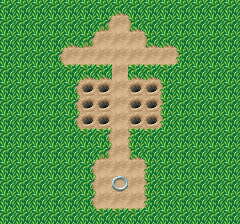

A level layout from a 2D game, rendered from its tile map. Below: a short description, then the map file with its tile-grid data intact:
An orthogonal 15x14 tile map with 16x16 px tiles, 1 tile layer (tiles), 5 hidden layers not drawn.

<map version="1.9" tiledversion="1.9.2" orientation="orthogonal" renderorder="right-down" width="15" height="14" tilewidth="16" tileheight="16" infinite="0" nextlayerid="7" nextobjectid="1">
 <tileset firstgid="1" source="../graphics/tiles/main_tile.tsx" />
 <layer id="1" name="tiles" width="15" height="14">
  <data encoding="csv">
13,13,13,13,13,13,13,15,13,13,13,13,13,13,13,
13,13,13,13,13,13,23,27,19,13,13,13,13,13,13,
13,13,13,13,15,23,27,27,27,19,15,13,13,13,13,
13,13,13,22,27,27,27,27,27,27,27,18,13,13,13,
13,13,13,13,26,16,16,27,16,16,26,13,13,13,13,
13,13,13,13,22,2,2,27,2,2,18,13,13,13,13,
13,13,13,13,22,2,2,27,2,2,18,13,13,13,13,
13,13,13,13,22,2,2,27,2,2,18,13,13,13,13,
13,13,13,13,13,26,25,27,20,26,13,13,13,13,13,
13,13,13,13,13,13,23,27,19,13,13,13,13,13,13,
13,13,13,13,13,22,27,27,27,18,13,13,13,13,13,
13,13,13,13,13,22,27,33,27,18,13,13,13,13,13,
13,13,13,13,13,22,27,27,27,18,13,13,13,13,13,
13,13,13,13,13,13,26,26,26,13,13,13,13,13,13
</data>
 </layer>
 <layer id="6" name="trap" width="15" height="14" visible="0">
  <data encoding="csv">
0,0,0,0,0,0,0,0,0,0,0,0,0,0,0,
0,0,0,0,0,0,0,0,0,0,0,0,0,0,0,
0,0,0,0,0,0,0,0,0,0,0,0,0,0,0,
0,0,0,0,0,0,0,0,0,0,0,0,0,0,0,
0,0,0,0,0,0,0,0,0,0,0,0,0,0,0,
0,0,0,0,0,0,0,34,0,0,0,0,0,0,0,
0,0,0,0,0,0,0,34,0,0,0,0,0,0,0,
0,0,0,0,0,0,0,34,0,0,0,0,0,0,0,
0,0,0,0,0,0,0,0,0,0,0,0,0,0,0,
0,0,0,0,0,0,0,0,0,0,0,0,0,0,0,
0,0,0,0,0,0,0,0,0,0,0,0,0,0,0,
0,0,0,0,0,0,0,0,0,0,0,0,0,0,0,
0,0,0,0,0,0,0,0,0,0,0,0,0,0,0,
0,0,0,0,0,0,0,0,0,0,0,0,0,0,0
</data>
 </layer>
 <layer id="5" name="player" width="15" height="14" visible="0">
  <data encoding="csv">
0,0,0,0,0,0,0,0,0,0,0,0,0,0,0,
0,0,0,0,0,0,0,0,0,0,0,0,0,0,0,
0,0,0,0,0,0,0,0,0,0,0,0,0,0,0,
0,0,0,0,0,0,0,0,0,0,0,0,0,0,0,
0,0,0,0,0,0,0,0,0,0,0,0,0,0,0,
0,0,0,0,0,0,0,0,0,0,0,0,0,0,0,
0,0,0,0,0,0,0,0,0,0,0,0,0,0,0,
0,0,0,0,0,0,0,0,0,0,0,0,0,0,0,
0,0,0,0,0,0,0,0,0,0,0,0,0,0,0,
0,0,0,0,0,0,0,0,0,0,0,0,0,0,0,
0,0,0,0,0,0,0,0,0,0,0,0,0,0,0,
0,0,0,0,0,0,0,32,0,0,0,0,0,0,0,
0,0,0,0,0,0,0,0,0,0,0,0,0,0,0,
0,0,0,0,0,0,0,0,0,0,0,0,0,0,0
</data>
 </layer>
 <layer id="3" name="level_trigger" width="15" height="14" visible="0">
  <data encoding="csv">
0,0,0,0,0,0,0,0,0,0,0,0,0,0,0,
0,0,0,0,0,0,0,0,0,0,0,0,0,0,0,
0,0,0,0,0,0,0,30,0,0,0,0,0,0,0,
0,0,0,0,0,0,0,0,0,0,0,0,0,0,0,
0,0,0,0,0,0,0,0,0,0,0,0,0,0,0,
0,0,0,0,0,0,0,0,0,0,0,0,0,0,0,
0,0,0,0,0,0,0,0,0,0,0,0,0,0,0,
0,0,0,0,0,0,0,0,0,0,0,0,0,0,0,
0,0,0,0,0,0,0,0,0,0,0,0,0,0,0,
0,0,0,0,0,0,0,0,0,0,0,0,0,0,0,
0,0,0,0,0,0,0,0,0,0,0,0,0,0,0,
0,0,0,0,0,0,0,0,0,0,0,0,0,0,0,
0,0,0,0,0,0,0,0,0,0,0,0,0,0,0,
0,0,0,0,0,0,0,0,0,0,0,0,0,0,0
</data>
 </layer>
 <layer id="4" name="carrots" width="15" height="14" visible="0">
  <data encoding="csv">
0,0,0,0,0,0,0,0,0,0,0,0,0,0,0,
0,0,0,0,0,0,0,0,0,0,0,0,0,0,0,
0,0,0,0,0,0,0,0,0,0,0,0,0,0,0,
0,0,0,0,0,0,0,0,0,0,0,0,0,0,0,
0,0,0,0,0,0,0,0,0,0,0,0,0,0,0,
0,0,0,0,0,1,1,0,1,1,0,0,0,0,0,
0,0,0,0,0,1,1,0,1,1,0,0,0,0,0,
0,0,0,0,0,1,1,0,1,1,0,0,0,0,0,
0,0,0,0,0,0,0,0,0,0,0,0,0,0,0,
0,0,0,0,0,0,0,0,0,0,0,0,0,0,0,
0,0,0,0,0,0,0,0,0,0,0,0,0,0,0,
0,0,0,0,0,0,0,0,0,0,0,0,0,0,0,
0,0,0,0,0,0,0,0,0,0,0,0,0,0,0,
0,0,0,0,0,0,0,0,0,0,0,0,0,0,0
</data>
 </layer>
 <layer id="2" name="border" width="15" height="14" visible="0">
  <data encoding="csv">
0,0,0,0,0,0,0,12,0,0,0,0,0,0,0,
0,0,0,0,0,0,12,0,12,0,0,0,0,0,0,
0,0,0,12,12,12,0,0,0,12,12,12,0,0,0,
0,0,0,12,0,0,0,0,0,0,0,12,0,0,0,
0,0,0,12,12,12,12,0,12,12,12,12,0,0,0,
0,0,0,0,12,0,0,0,0,0,12,0,0,0,0,
0,0,0,0,12,0,0,0,0,0,12,0,0,0,0,
0,0,0,0,12,0,0,0,0,0,12,0,0,0,0,
0,0,0,0,12,12,12,0,12,12,12,0,0,0,0,
0,0,0,0,0,12,12,0,12,12,0,0,0,0,0,
0,0,0,0,0,12,0,0,0,12,0,0,0,0,0,
0,0,0,0,0,12,0,0,0,12,0,0,0,0,0,
0,0,0,0,0,12,0,0,0,12,0,0,0,0,0,
0,0,0,0,0,12,12,12,12,12,0,0,0,0,0
</data>
 </layer>
</map>
